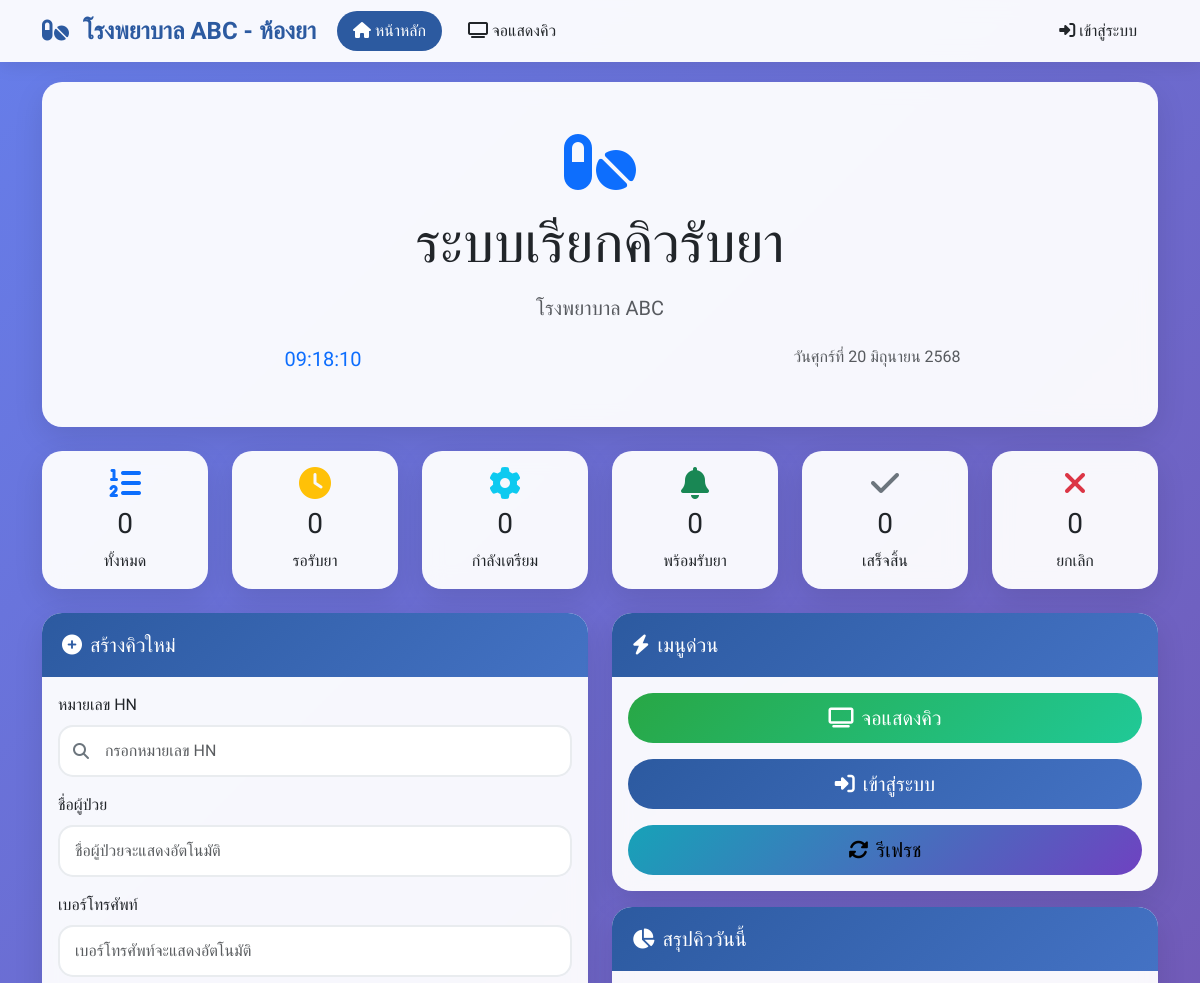
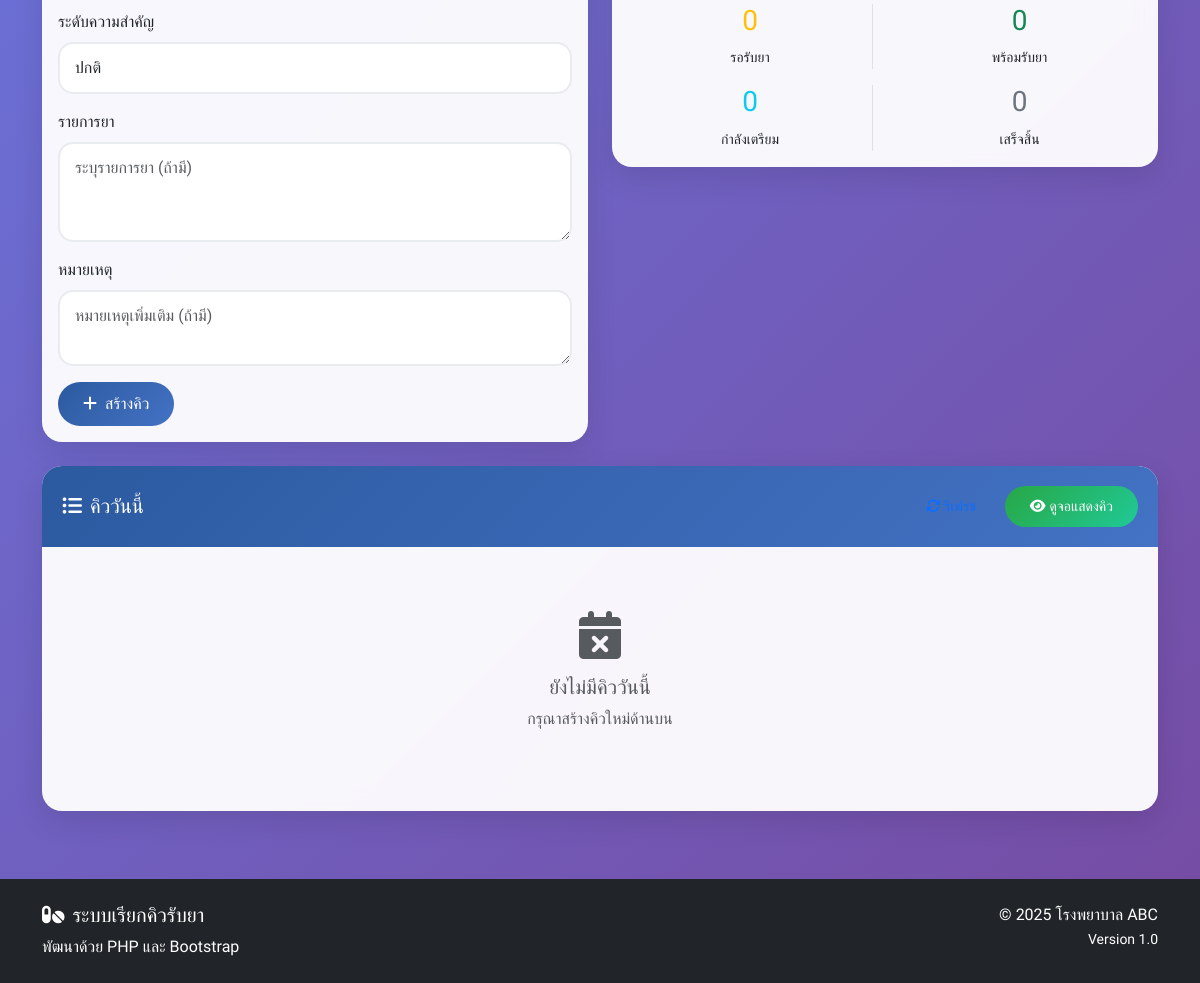
The page / on the database its author committed (2 pictures, top to bottom).
### tables this page shows
CREATE TABLE IF NOT EXISTS system_settings (
    id INT AUTO_INCREMENT PRIMARY KEY,
    setting_key VARCHAR(100) UNIQUE NOT NULL,
    setting_value TEXT,
    created_at TIMESTAMP DEFAULT CURRENT_TIMESTAMP,
    updated_at TIMESTAMP DEFAULT CURRENT_TIMESTAMP ON UPDATE CURRENT_TIMESTAMP
);

### index.php (the view, shortened to what the rows shown need)
<?php
require_once 'config/database.php';
require_once 'includes/queue_manager.php';
$queue_manager = new QueueManager();
include 'includes/header.php';
?>
<div class="row mb-4">
    <div class="col-12">
        <div class="card">
            <div class="card-body text-center py-5">
                <i class="fas fa-pills fa-4x text-primary mb-3"></i>
                <h1 class="display-4 mb-3">ระบบเรียกคิวรับยา</h1>
                <p class="lead text-muted"><?php echo $queue_manager->getSetting('hospital_name', 'โรงพยาบาล ABC'); ?></p>
                <div class="row mt-4">
                    <div class="col-md-6">
                    </div>
                    <div class="col-md-6">
                    </div>
                </div>
            </div>
        </div>
    </div>
</div>
<?php include 'includes/footer.php'; ?>

### includes/header.php (shortened to what the rows shown need)
<!DOCTYPE html>
<html lang="th">
<head>
    <link href="https://cdn.jsdelivr.net/npm/bootstrap@5.3.0/dist/css/bootstrap.min.css" rel="stylesheet">
    <link rel="stylesheet" href="https://cdnjs.cloudflare.com/ajax/libs/font-awesome/6.4.0/css/all.min.css">
    <?php
    $css_url = '';
    if (function_exists('url')) {
        $css_url = url('assets/css/style.css');
    } else {
        $css_url = 'assets/css/style.css';
    }
    ?>
    <link rel="stylesheet" href="<?php echo $css_url; ?>">
</head>
<body>
    <nav class="navbar navbar-expand-lg sticky-top">
        <div class="container">
            <?php
            $brand_url = '';
            if (function_exists('url')) {
                $brand_url = url('index.php');
            } else {
                $brand_url = 'index.php';
            }
            ?>
            <a class="navbar-brand" href="<?php echo $brand_url; ?>">
                <i class="fas fa-pills me-2"></i>
                <?php echo isset($queue_manager) ? $queue_manager->getSetting('hospital_name', 'โรงพยาบาล ABC') : 'โรงพยาบาล ABC'; ?> -
                <?php echo isset($queue_manager) ? $queue_manager->getSetting('pharmacy_name', 'ห้องยา') : 'ห้องยา'; ?>
            </a>
            <div class="collapse navbar-collapse" id="navbarNav">
                <ul class="navbar-nav me-auto">
                </ul>
                <ul class="navbar-nav">
                </ul>
            </div>
        </div>
    </nav>
    <div class="main-content">
        <div class="container">

### includes/footer.php (shortened to what the rows shown need)
</div>
    </div>
    <footer class="bg-dark text-white py-4 mt-5">
        <div class="container">
            <div class="row">
                <div class="col-md-6 text-md-end">
                    <p class="mb-0">© <?php echo date('Y'); ?> <?php echo isset($queue_manager) ? $queue_manager->getSetting('hospital_name', 'โรงพยาบาล') : 'โรงพยาบาล'; ?></p>
                    <small class="text-mb-0">Version 1.0</small>
                </div>
            </div>
        </div>
    </footer>
</body>
</html>

### rows shown on the page
system_settings: setting_value "โรงพยาบาล ABC"
system_settings: setting_value "ห้องยา"

### other values the page prints
$queue_stats['total'] "0"
$queue_stats['waiting'] "0"
$queue_stats['preparing'] "0"
$queue_stats['ready'] "0"
$queue_stats['completed'] "0"
$queue_stats['cancelled'] "0"
